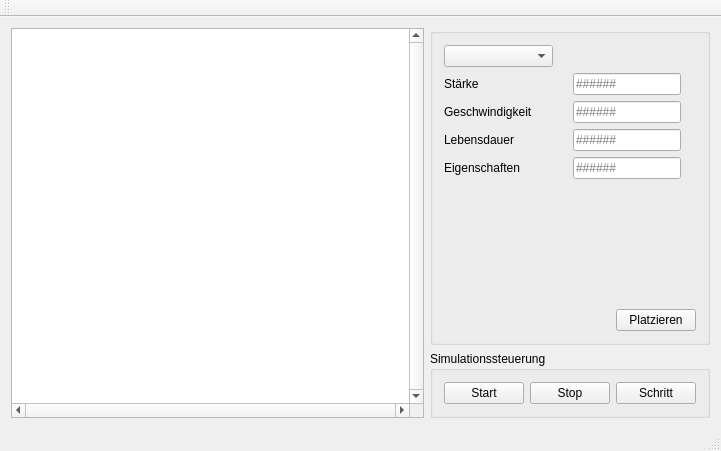
<?xml version="1.0" encoding="UTF-8"?>
<ui version="4.0">
 <class>bio_sim_guiClass</class>
 <widget class="QMainWindow" name="bio_sim_guiClass">
  <property name="enabled">
   <bool>true</bool>
  </property>
  <property name="geometry">
   <rect>
    <x>0</x>
    <y>0</y>
    <width>721</width>
    <height>451</height>
   </rect>
  </property>
  <property name="windowTitle">
   <string>BioSim</string>
  </property>
  <widget class="QWidget" name="centralWidget">
   <layout class="QGridLayout" name="gridLayout">
    <item row="1" column="1">
     <widget class="QGroupBox" name="sim_ctrl_grp_box">
      <property name="sizePolicy">
       <sizepolicy hsizetype="Preferred" vsizetype="Fixed">
        <horstretch>0</horstretch>
        <verstretch>0</verstretch>
       </sizepolicy>
      </property>
      <property name="title">
       <string>Simulationssteuerung</string>
      </property>
      <layout class="QHBoxLayout" name="horizontalLayout">
       <item>
        <widget class="QPushButton" name="ctrl_start_btn">
         <property name="text">
          <string>Start</string>
         </property>
        </widget>
       </item>
       <item>
        <widget class="QPushButton" name="ctrl_stop_btn">
         <property name="text">
          <string>Stop</string>
         </property>
        </widget>
       </item>
       <item>
        <widget class="QPushButton" name="ctrl_step_btn">
         <property name="text">
          <string>Schritt</string>
         </property>
        </widget>
       </item>
      </layout>
     </widget>
    </item>
    <item row="0" column="1">
     <widget class="QGroupBox" name="creatue_selection_grp_box">
      <property name="title">
       <string/>
      </property>
      <layout class="QVBoxLayout" name="verticalLayout">
       <item>
        <widget class="QComboBox" name="creature_choice_box">
         <property name="enabled">
          <bool>true</bool>
         </property>
         <property name="sizePolicy">
          <sizepolicy hsizetype="Fixed" vsizetype="Fixed">
           <horstretch>0</horstretch>
           <verstretch>0</verstretch>
          </sizepolicy>
         </property>
         <property name="sizeIncrement">
          <size>
           <width>0</width>
           <height>0</height>
          </size>
         </property>
         <property name="baseSize">
          <size>
           <width>0</width>
           <height>0</height>
          </size>
         </property>
         <property name="placeholderText">
          <string>Kreaturenwahl</string>
         </property>
        </widget>
       </item>
       <item>
        <layout class="QFormLayout" name="formLayout">
         <property name="sizeConstraint">
          <enum>QLayout::SetDefaultConstraint</enum>
         </property>
         <property name="labelAlignment">
          <set>Qt::AlignLeading|Qt::AlignLeft|Qt::AlignVCenter</set>
         </property>
         <property name="formAlignment">
          <set>Qt::AlignLeading|Qt::AlignLeft|Qt::AlignTop</set>
         </property>
         <property name="horizontalSpacing">
          <number>40</number>
         </property>
         <item row="0" column="0">
          <widget class="QLabel" name="strength_label">
           <property name="text">
            <string>Stärke</string>
           </property>
          </widget>
         </item>
         <item row="0" column="1">
          <widget class="QLineEdit" name="strength_edit">
           <property name="sizePolicy">
            <sizepolicy hsizetype="Maximum" vsizetype="Fixed">
             <horstretch>0</horstretch>
             <verstretch>0</verstretch>
            </sizepolicy>
           </property>
           <property name="inputMask">
            <string/>
           </property>
           <property name="alignment">
            <set>Qt::AlignLeading|Qt::AlignLeft|Qt::AlignVCenter</set>
           </property>
           <property name="readOnly">
            <bool>true</bool>
           </property>
           <property name="placeholderText">
            <string>######</string>
           </property>
          </widget>
         </item>
         <item row="1" column="0">
          <widget class="QLabel" name="speed_label">
           <property name="text">
            <string>Geschwindigkeit</string>
           </property>
          </widget>
         </item>
         <item row="1" column="1">
          <widget class="QLineEdit" name="speed_edit">
           <property name="sizePolicy">
            <sizepolicy hsizetype="Fixed" vsizetype="Fixed">
             <horstretch>0</horstretch>
             <verstretch>0</verstretch>
            </sizepolicy>
           </property>
           <property name="readOnly">
            <bool>true</bool>
           </property>
           <property name="placeholderText">
            <string>######</string>
           </property>
          </widget>
         </item>
         <item row="2" column="0">
          <widget class="QLabel" name="lifespan_label">
           <property name="text">
            <string>Lebensdauer</string>
           </property>
          </widget>
         </item>
         <item row="2" column="1">
          <widget class="QLineEdit" name="lifespan_edit">
           <property name="sizePolicy">
            <sizepolicy hsizetype="Fixed" vsizetype="Fixed">
             <horstretch>0</horstretch>
             <verstretch>0</verstretch>
            </sizepolicy>
           </property>
           <property name="readOnly">
            <bool>true</bool>
           </property>
           <property name="placeholderText">
            <string>######</string>
           </property>
          </widget>
         </item>
         <item row="3" column="0">
          <widget class="QLabel" name="properties_label">
           <property name="text">
            <string>Eigenschaften</string>
           </property>
          </widget>
         </item>
         <item row="3" column="1">
          <widget class="QLineEdit" name="properties_edit">
           <property name="sizePolicy">
            <sizepolicy hsizetype="Fixed" vsizetype="Fixed">
             <horstretch>0</horstretch>
             <verstretch>0</verstretch>
            </sizepolicy>
           </property>
           <property name="readOnly">
            <bool>true</bool>
           </property>
           <property name="placeholderText">
            <string>######</string>
           </property>
          </widget>
         </item>
        </layout>
       </item>
       <item alignment="Qt::AlignRight">
        <widget class="QPushButton" name="place_creature_btn">
         <property name="sizePolicy">
          <sizepolicy hsizetype="Fixed" vsizetype="Fixed">
           <horstretch>0</horstretch>
           <verstretch>0</verstretch>
          </sizepolicy>
         </property>
         <property name="text">
          <string>Platzieren</string>
         </property>
        </widget>
       </item>
      </layout>
     </widget>
    </item>
    <item row="0" column="0" rowspan="2">
     <widget class="QGraphicsView" name="simulation_area">
      <property name="verticalScrollBarPolicy">
       <enum>Qt::ScrollBarAlwaysOn</enum>
      </property>
      <property name="horizontalScrollBarPolicy">
       <enum>Qt::ScrollBarAlwaysOn</enum>
      </property>
     </widget>
    </item>
   </layout>
  </widget>
  <widget class="QMenuBar" name="menuBar">
   <property name="geometry">
    <rect>
     <x>0</x>
     <y>0</y>
     <width>721</width>
     <height>22</height>
    </rect>
   </property>
  </widget>
  <widget class="QToolBar" name="mainToolBar">
   <attribute name="toolBarArea">
    <enum>TopToolBarArea</enum>
   </attribute>
   <attribute name="toolBarBreak">
    <bool>false</bool>
   </attribute>
  </widget>
  <widget class="QStatusBar" name="statusBar">
   <property name="autoFillBackground">
    <bool>false</bool>
   </property>
  </widget>
 </widget>
 <layoutdefault spacing="6" margin="11"/>
 <resources>
  <include location="bio_sim_gui.qrc"/>
 </resources>
 <connections/>
</ui>
